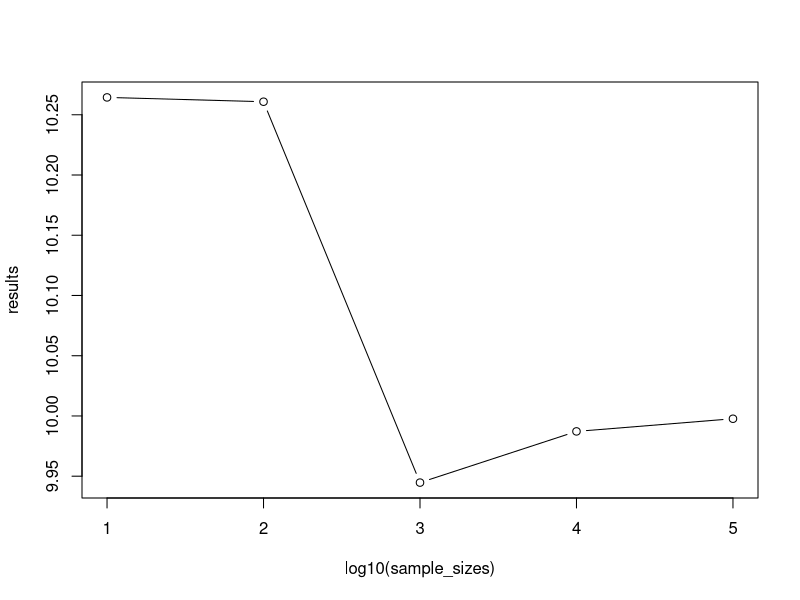

This figure's R source:
# Demonstrating Law of Large Numbers
set.seed(1)

# We define the population parameters
true_mean <- 10
true_sd <- 2

# Simulation
simulate_mean <- function(n) {
  samples <- rnorm(n, mean = true_mean, sd = true_sd)
  return(mean(samples))
}

# Simulating for different sample sizes
sample_sizes <- c(10, 100, 1000, 10000, 100000)
results <- sapply(sample_sizes, simulate_mean)

data.frame(Sample_Sizes = sample_sizes, Sample_Mean = results)

# Plot results
plot(log10(sample_sizes), results, type = "b"
     )

# This demonstration shows that larger samples give us better estimates 
# of the true average, which is the main idea behind the Law of Large Numbers.

